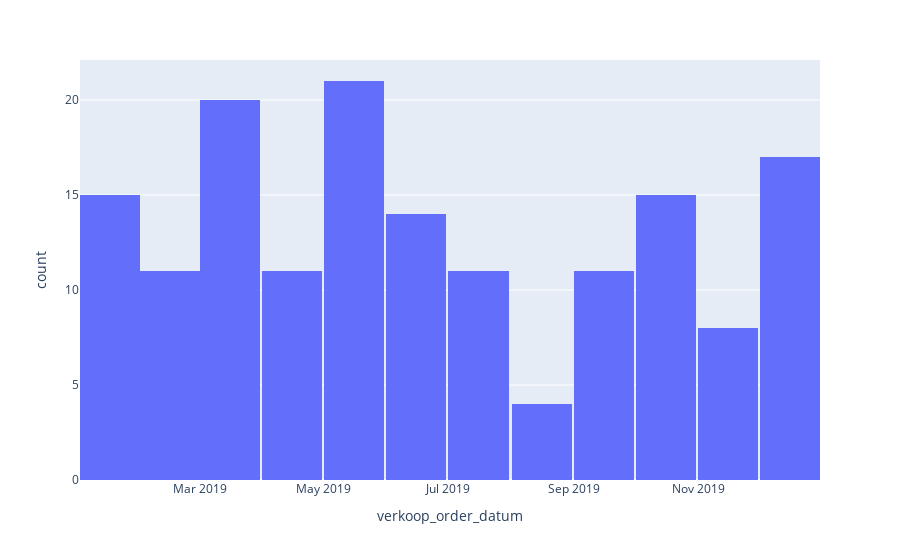

Here is the notebook cell this chart was saved with:
### Code cell
if show_intermediate_results == True:
#    verkoop_order_df.hist(column='klant_id', bins=10)
    fig=px.histogram(verkoop_order_df, x='verkoop_order_datum', nbins=12)
    fig.show()

### Figure 1 — Plotly figure (JSON) as saved in the notebook; plotly's stock layout.template omitted (floating-point values rounded to 4 significant figures; data arrays with more than 128 entries replaced by an {"elided": "..."} marker saying what was removed)
{"data": [{"alignmentgroup": "True", "bingroup": "x", "hovertemplate": "verkoop_order_datum=%{x}<br>count=%{y}<extra></extra>", "legendgroup": "", "marker": {"color": "#636efa"}, "name": "", "nbinsx": 12, "offsetgroup": "", "orientation": "v", "showlegend": false, "type": "histogram", "x": {"elided": "158 str values"}, "xaxis": "x", "yaxis": "y"}], "layout": {"barmode": "relative", "legend": {"tracegroupgap": 0}, "margin": {"t": 60}, "xaxis": {"anchor": "y", "domain": [0, 1], "title": {"text": "verkoop_order_datum"}}, "yaxis": {"anchor": "x", "domain": [0, 1], "title": {"text": "count"}}}}
